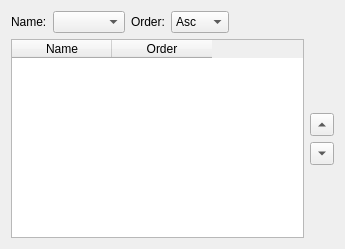
<?xml version="1.0" encoding="UTF-8"?>
<ui version="4.0">
 <class>LReportPropertySort</class>
 <widget class="QWidget" name="LReportPropertySort">
  <property name="geometry">
   <rect>
    <x>0</x>
    <y>0</y>
    <width>345</width>
    <height>249</height>
   </rect>
  </property>
  <property name="windowTitle">
   <string>Form</string>
  </property>
  <layout class="QVBoxLayout" name="verticalLayout_2">
   <item>
    <layout class="QHBoxLayout" name="horizontalLayout_2">
     <item>
      <widget class="QLabel" name="label">
       <property name="text">
        <string>Name:</string>
       </property>
      </widget>
     </item>
     <item>
      <widget class="QComboBox" name="comboBox"/>
     </item>
     <item>
      <widget class="QLabel" name="label_2">
       <property name="text">
        <string>Order:</string>
       </property>
      </widget>
     </item>
     <item>
      <widget class="QComboBox" name="comboBox_2">
       <item>
        <property name="text">
         <string>Asc</string>
        </property>
       </item>
       <item>
        <property name="text">
         <string>Desc</string>
        </property>
       </item>
      </widget>
     </item>
     <item>
      <spacer name="horizontalSpacer">
       <property name="orientation">
        <enum>Qt::Horizontal</enum>
       </property>
       <property name="sizeHint" stdset="0">
        <size>
         <width>40</width>
         <height>20</height>
        </size>
       </property>
      </spacer>
     </item>
    </layout>
   </item>
   <item>
    <layout class="QHBoxLayout" name="horizontalLayout">
     <item>
      <widget class="QTableWidget" name="tableWidget">
       <column>
        <property name="text">
         <string>Name</string>
        </property>
       </column>
       <column>
        <property name="text">
         <string>Order</string>
        </property>
       </column>
      </widget>
     </item>
     <item>
      <layout class="QVBoxLayout" name="verticalLayout">
       <item>
        <spacer name="verticalSpacer">
         <property name="orientation">
          <enum>Qt::Vertical</enum>
         </property>
         <property name="sizeHint" stdset="0">
          <size>
           <width>20</width>
           <height>40</height>
          </size>
         </property>
        </spacer>
       </item>
       <item>
        <widget class="QToolButton" name="toolButton">
         <property name="text">
          <string>...</string>
         </property>
         <property name="arrowType">
          <enum>Qt::UpArrow</enum>
         </property>
        </widget>
       </item>
       <item>
        <widget class="QToolButton" name="toolButton_2">
         <property name="text">
          <string>...</string>
         </property>
         <property name="arrowType">
          <enum>Qt::DownArrow</enum>
         </property>
        </widget>
       </item>
       <item>
        <spacer name="verticalSpacer_2">
         <property name="orientation">
          <enum>Qt::Vertical</enum>
         </property>
         <property name="sizeHint" stdset="0">
          <size>
           <width>20</width>
           <height>40</height>
          </size>
         </property>
        </spacer>
       </item>
      </layout>
     </item>
    </layout>
   </item>
  </layout>
 </widget>
 <resources/>
 <connections/>
</ui>
